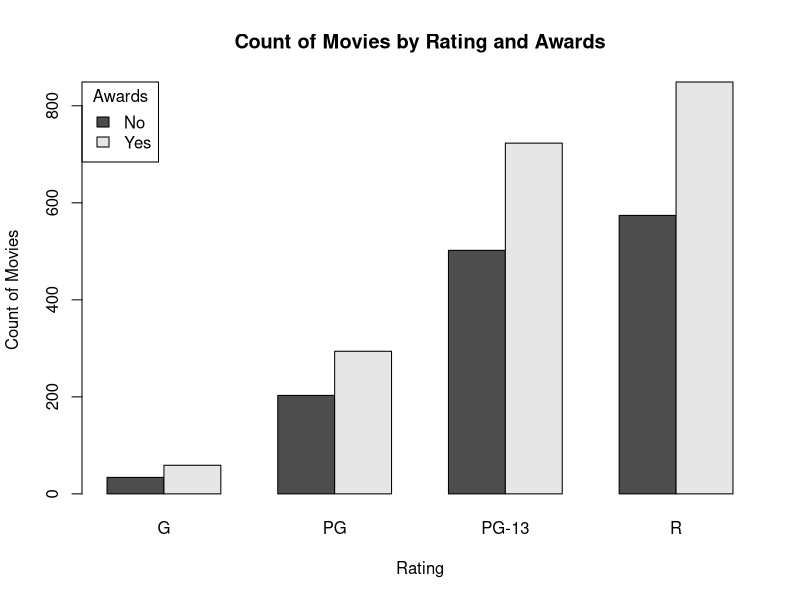
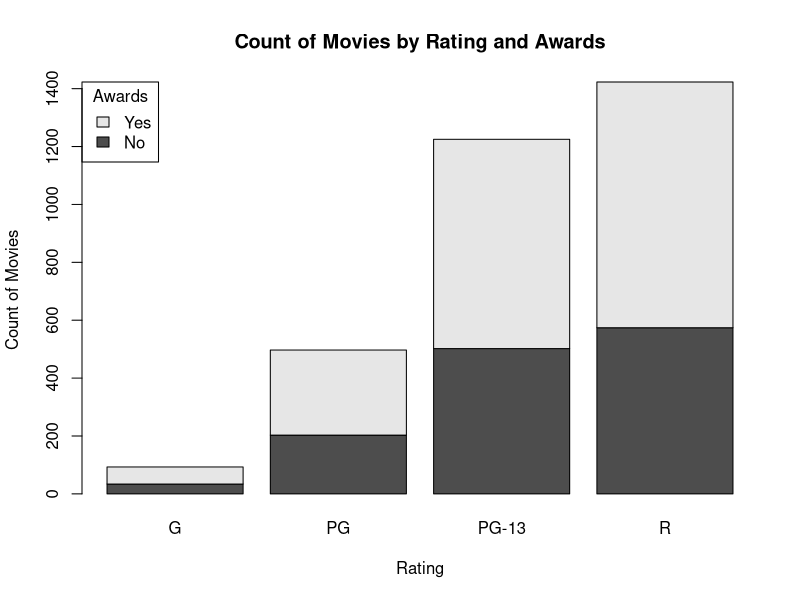
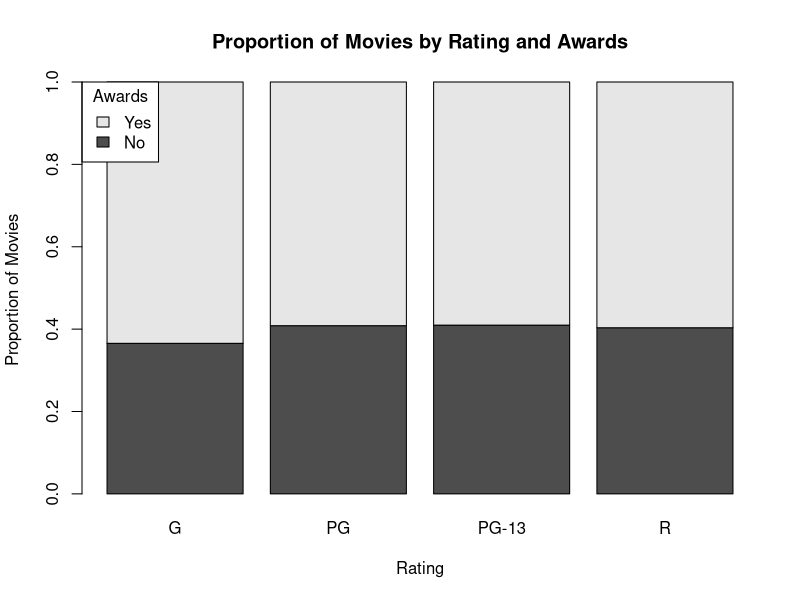
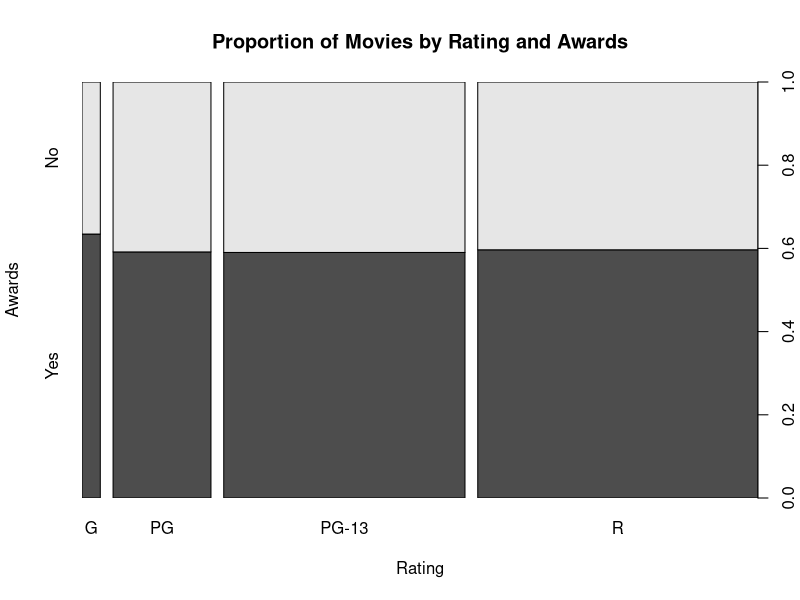
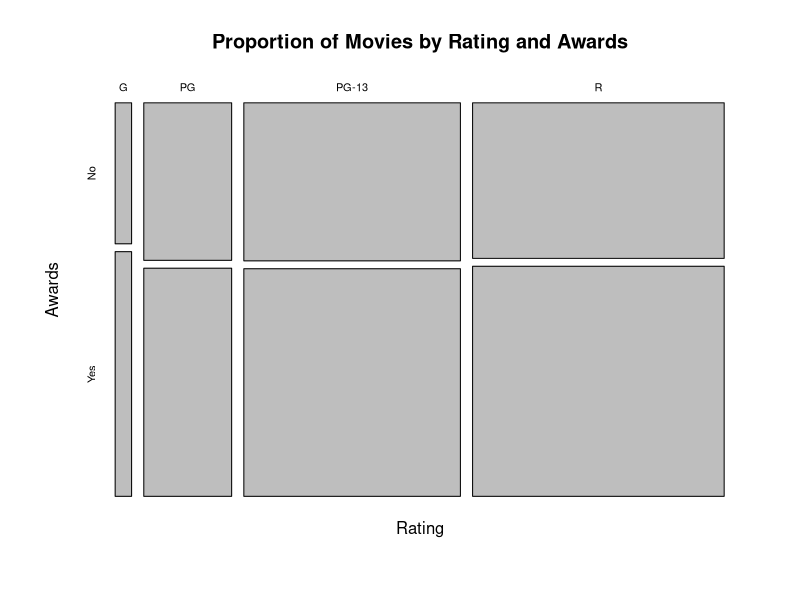
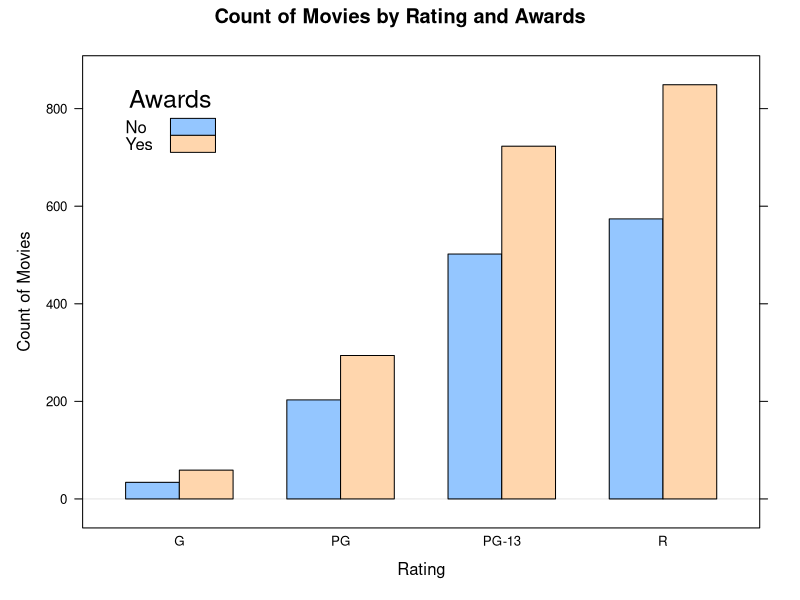
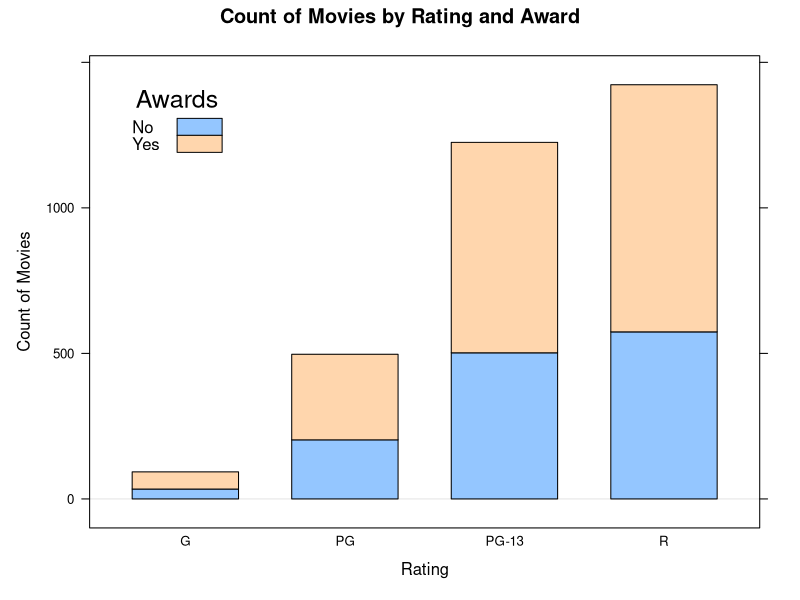
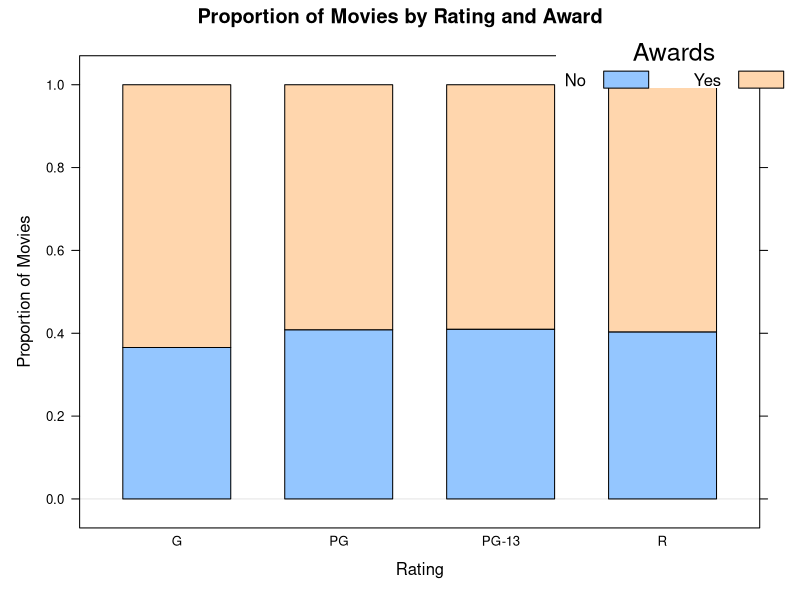

The R script that drew these images, in order:
# Load movie data from CSV file
movies <- read.csv("Movies.csv")

# Peek at the data
head(movies)


# Create a contingency table
awards <- table(
  movies$Award,
  movies$Rating)

# Display the table
print(awards)

# Create a grouped frequency bar chart
barplot(
  height = awards,
  beside = TRUE,
  main = "Count of Movies by Rating and Awards",
  xlab = "Rating",
  ylab = "Count of Movies",
  legend = c("No", "Yes"),
  args.legend = list(
    x = "topleft",
    title = "Awards"))

# Create a stacked frequency bar chart
barplot(
  height = awards,
  main = "Count of Movies by Rating and Awards",
  xlab = "Rating",
  ylab = "Count of Movies",
  legend = c("No", "Yes"),
  args.legend = list(
    x = "topleft",
    title = "Awards"))

# Create a proportional frequency table
proportions <- apply(awards, 2, function(x) { x / sum(x) })

head(awards)

head(proportions)

# Create a 100% stacked frequency bar chart
barplot(
  height = proportions,
  main = "Proportion of Movies by Rating and Awards",
  xlab = "Rating",
  ylab = "Proportion of Movies",
  legend = c("No", "Yes"),
  args.legend = list(
    x = "topleft",
    title = "Awards"))

# Create a contingency table
# NOTE: x and y are correct
awards <- table(
  movies$Rating,
  movies$Award)

colnames(awards) <- c("No", "Yes")

print(awards)

# Create a spineplot
spineplot(
  x = awards,
  main = "Proportion of Movies by Rating and Awards",
  xlab = "Rating",
  ylab = "Awards")

# Create a mosaic plot
mosaicplot(
  x = awards,
  main = "Proportion of Movies by Rating and Awards",
  xlab = "Rating",
  ylab = "Awards")


###### Using Lattice
install.packages("lattice")
library(lattice)

require(lattice)

# Create a grouped frequency bar chart
barchart(
  x = awards,
  stack = FALSE,
  horizontal = FALSE,
  main = "Count of Movies by Rating and Awards",
  xlab = "Rating",
  ylab = "Count of Movies",
  auto.key = list(
    x = 0.05,
    y = 0.95,
    title = "Awards",
    text = c("No", "Yes")))

# Create a stacked frequency bar chart
barchart(
  x = awards,
  stack = TRUE,
  horizontal = FALSE,
  main = "Count of Movies by Rating and Award",
  xlab = "Rating",
  ylab = "Count of Movies",
  auto.key = list(
    x = 0.05,
    y = 0.95,
    title = "Awards",
    text = c("No", "Yes")))


# Create a proportional frequency table
matrix <- apply(awards, 1, function(x) {x / sum(x) })

proportions <- t(matrix) # transpose matrix

head(awards)

head(proportions)

# Create a 100% stacked frequency bar chart
barchart(
  x = proportions,
  stack = TRUE,
  horizontal = FALSE,
  main = "Proportion of Movies by Rating and Award",
  xlab = "Rating",
  ylab = "Proportion of Movies",
  auto.key = list(
    x = 0.70,
    y = 1.05,
    title = "Awards",
    columns = 2,
    text = c("No", "Yes"),
    background = "white"))

# NOTE: No spine plot or mosaic plot in lattice


####### Using ggplot2


library(ggplot2)
# Create a grouped frequency bar chart
ggplot(
  data = movies, 
  aes(x = Rating, fill = Awards)) +
  geom_bar(position = "dodge") +
  ggtitle("Count of Movies by Rating and Awards") +
  scale_fill_discrete(labels=c("No","Yes"))


# Create a stacked frequency bar chart
ggplot(
  data = movies, 
  aes(x = Rating, fill = Awards)) +
  geom_bar() +
  ggtitle("Count of Movies by Rating and Awards") +
  scale_fill_discrete(labels = c("No", "Yes"))

# Create a 100% stacked frequency bar chart
ggplot(
  data = movies, 
  aes(x = Rating, fill = Awards)) +
  geom_bar(position = "fill") +
  ggtitle("Proportion of Movies by Rating and Awards") +
  ylab("Proportion of Movies") +
  scale_fill_discrete(labels = c("No", "Yes"))

# NOTE: No spine plot or mosaic plot
